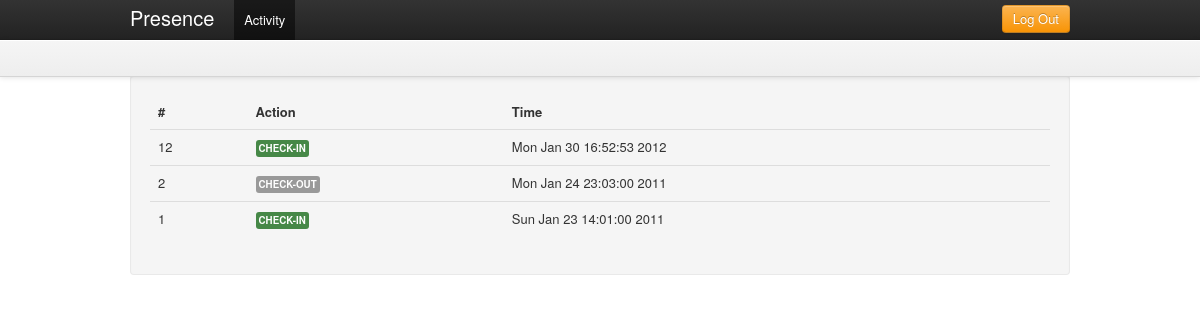
The app's page /user/activity/ (signed in), older data.
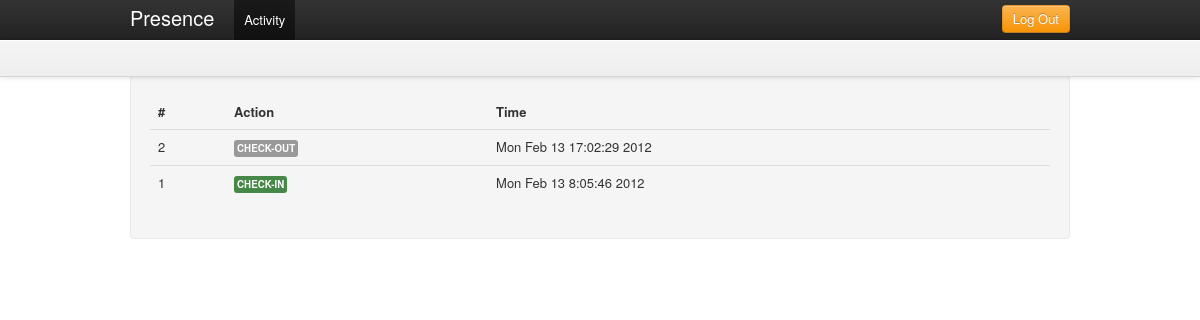
The same page, newer data.
### tables this page shows
CREATE TABLE IF NOT EXISTS `presence_activity` (
  `id` int(11) NOT NULL AUTO_INCREMENT,
  `userid` varchar(250) NOT NULL,
  `action` varchar(50) NOT NULL,
  `timestamp` int(15) NOT NULL,
  PRIMARY KEY (`id`)
);

### public/index.php (called while the page is built, shortened)
<?php
global $CONFIG;
$dependencies = new DependencyContainer($CONFIG);
$url = isset($_GET['url']) ? $_GET['url'] : null;
$role = isset($_SESSION['role']) ? $_SESSION['role'] : null;
if ($url == null && $role == null) {
    $controller = "AuthController";
    $action = "asklogin";
    $url_params = array();
} else if ($url == null && isset($role)) {
    $controller = ucfirst($role) . 'Controller';
    $action = 'activity';
    $url_params = array();
} else {
    $url_params = explode('/', $url);
    $controller = ucfirst(array_shift($url_params));
    $action = $url_params[0] == null ? 'activity' : array_shift($url_params);
}
$extra_params = $_POST;
new $controller($dependencies, $action, array_merge($url_params, $extra_params));

### lib/DB.php (called while the page is built)
<?php
class DB {
	static function getRecord($db, $sql, $params){
		$st = $db->prepare($sql);
		$st->execute($params);
		return $st->fetch(PDO::FETCH_ASSOC);
	}
	static function getAllRecords($db, $sql, $params){
		$st = $db->prepare($sql);
        $st->execute($params);
        return $st->fetchAll(PDO::FETCH_ASSOC);
	}
}

### app/models/ActivityModel.php (called while the page is built, shortened)
<?php
class ActivityModel extends Model {
    public function __construct($dependencies) {
        $this->_table = 'presence_activity';
    }
    public function get_user_activity($userid) {
        $sql = "SELECT pa.id, pa.userid, pa.action, pa.timestamp
				FROM " . $this->_table . " pa
				JOIN presence_users pu ON `userid` = pu.id
				WHERE `userid` = ?
				ORDER BY id DESC";
		return DB::getAllRecords($this->_db, $sql, array($userid));
    }
}

### app/controllers/UserController.php (called while the page is built, shortened)
<?php
class UserController extends Controller {
    public function __construct($dependencies, $action, $params) {
        global $CONFIG;
        $this->_dependencies = $dependencies;
        $this->_activity_model = new ActivityModel($this->_dependencies);
        $this->_user_model = new UserModel($this->_dependencies);
        if ($this->check_role('user') && method_exists($this, $action)) {
            $this->$action($params);
        } else {
            Helper::redirect($CONFIG['wwwroot'] . '/error/notfound');
        }
    }
    function activity($params) {
        $user = $this->_user_model->get_user_by_email($_SESSION['user']);
        $this->_view = new UserActivityView($this->_activity_model->get_user_activity($user['id']));
    }
}

### lib/DependencyContainer.php (called while the page is built)
<?php
class DependencyContainer {
    private $_instances = array();
    private $_params = array();
    public function __construct($params) {
        $this->_params = $params;
    }
    public function get_db() {
        if (empty($this->_instances['db']) ||
                !is_a($this->_instances, 'PDO')) {
            $this->_instances['db'] = new PDO(
                            "mysql:host=" . $this->_params['dbhost'] . ";
                 dbname=" . $this->_params['dbname'],
                            $this->_params['dbuser'],
                            $this->_params['dbpassword']
            );
        }
        return $this->_instances['db'];
    }
}

### app/models/UserModel.php (called while the page is built, shortened)
<?php
class UserModel extends Model {
    public function __construct($dependencies) {
        $this->_table = 'presence_users';
    }
    public function get_user_by_email($email){
        $sql = "SELECT id
                FROM ".$this->_table."
                WHERE `email` = ?";
		return DB::getRecord($this->_db, $sql, array($email));
    }
}

### app/model.class.php (called while the page is built, shortened)
<?php
class Model{
    public function __construct($dependencies){
        $this->_db = $dependencies->get_db();
    }
}

### lib/Helper.php (called while the page is built, shortened)
<?php
class Helper{
	static function get_event_description($event) {
        switch ($event) {
            case 'checkin': return 'Check-In';
            case 'checkout': return 'Check-Out';
		}
	}
    static function get_label_for_action($action){
       switch ($action) {
            case 'checkin': return 'label-success';
            case 'checkout': return '';
		}
    }
}

### app/views/UserActivityView.php (the view, shortened to what the changed rows need)
<?php
class UserActivityView extends View {
    private $_entries;
    public function __construct($entries) {
        $this->_entries = $entries;
    }
    public function content() {
        $activity_table_content = '';
        if (!empty($this->_entries)) {
            foreach ($this->_entries as $entry) {
                $activity_table_content .=
                '<tr>
					<td>' . $entry['id'] . '</td>
					<td><span class="label ' . Helper::get_label_for_action($entry['action']). '">' . Helper::get_event_description($entry['action']) . '</span></td>
                    <td>' . date('D M j G:i:s Y', $entry['timestamp']) . '</td>
				 </tr>
				';
            }
        }
        return '
            <section id="user-activity" class="well">
                <table class="table">
                    <thead>
                        <tr>
                            <th>#</th>
                            <th>Action</th>
                            <th>Time</th>
                        </tr>
                    </thead>
                    <tbody>
                    '.$activity_table_content.'
                    </tbody>
                </table>
            </section>';
    }
}

Row changes from the older to the newer data that the page shows:
removed presence_activity: id "12", action "CHECK-IN", timestamp "Mon Jan 30 16:52:53 2012"
changed presence_activity "CHECK-OUT": timestamp "Mon Jan 24 23:03:00 2011" → "Mon Feb 13 17:02:29 2012"
changed presence_activity "CHECK-IN": timestamp "Sun Jan 23 14:01:00 2011" → "Mon Feb 13 8:05:46 2012"
